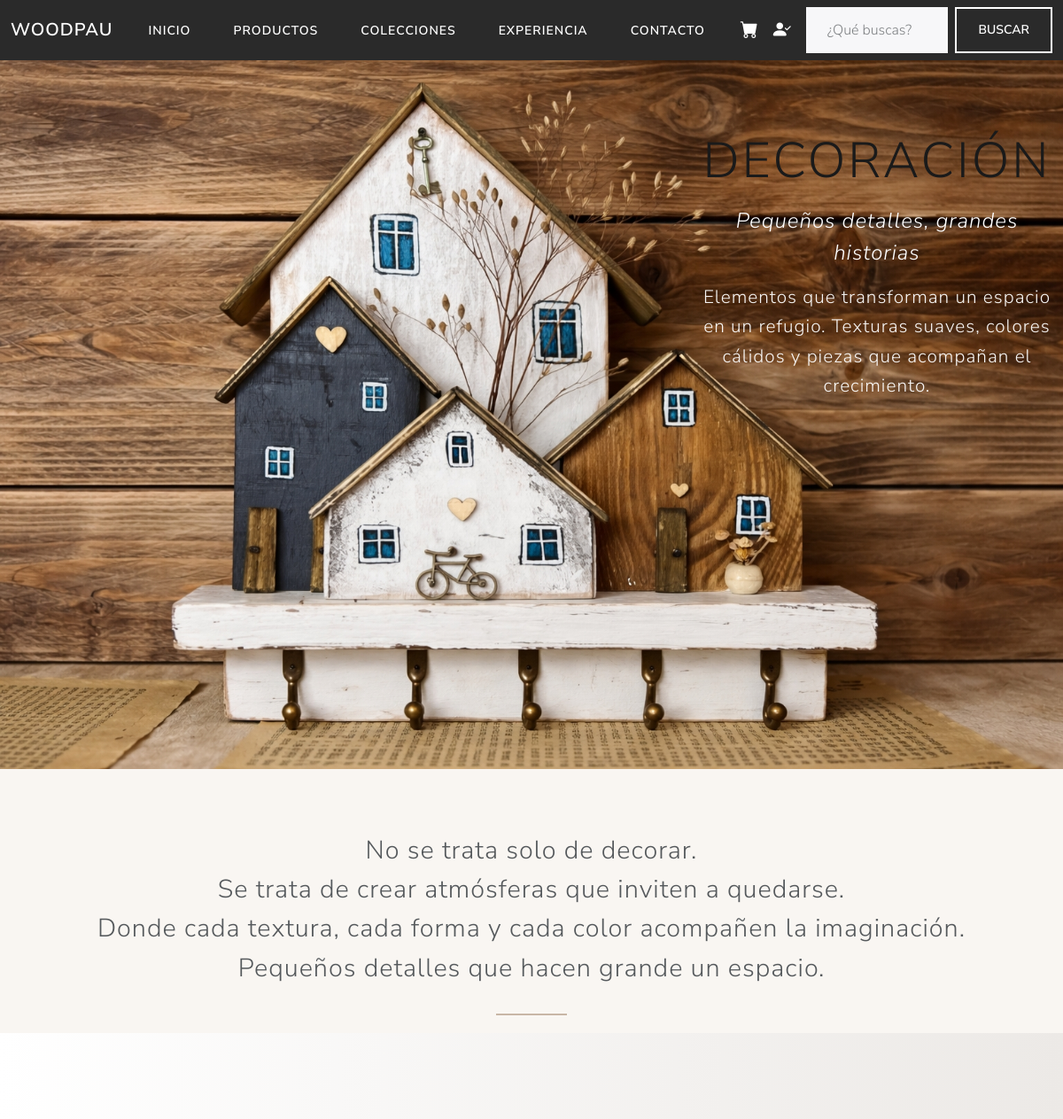
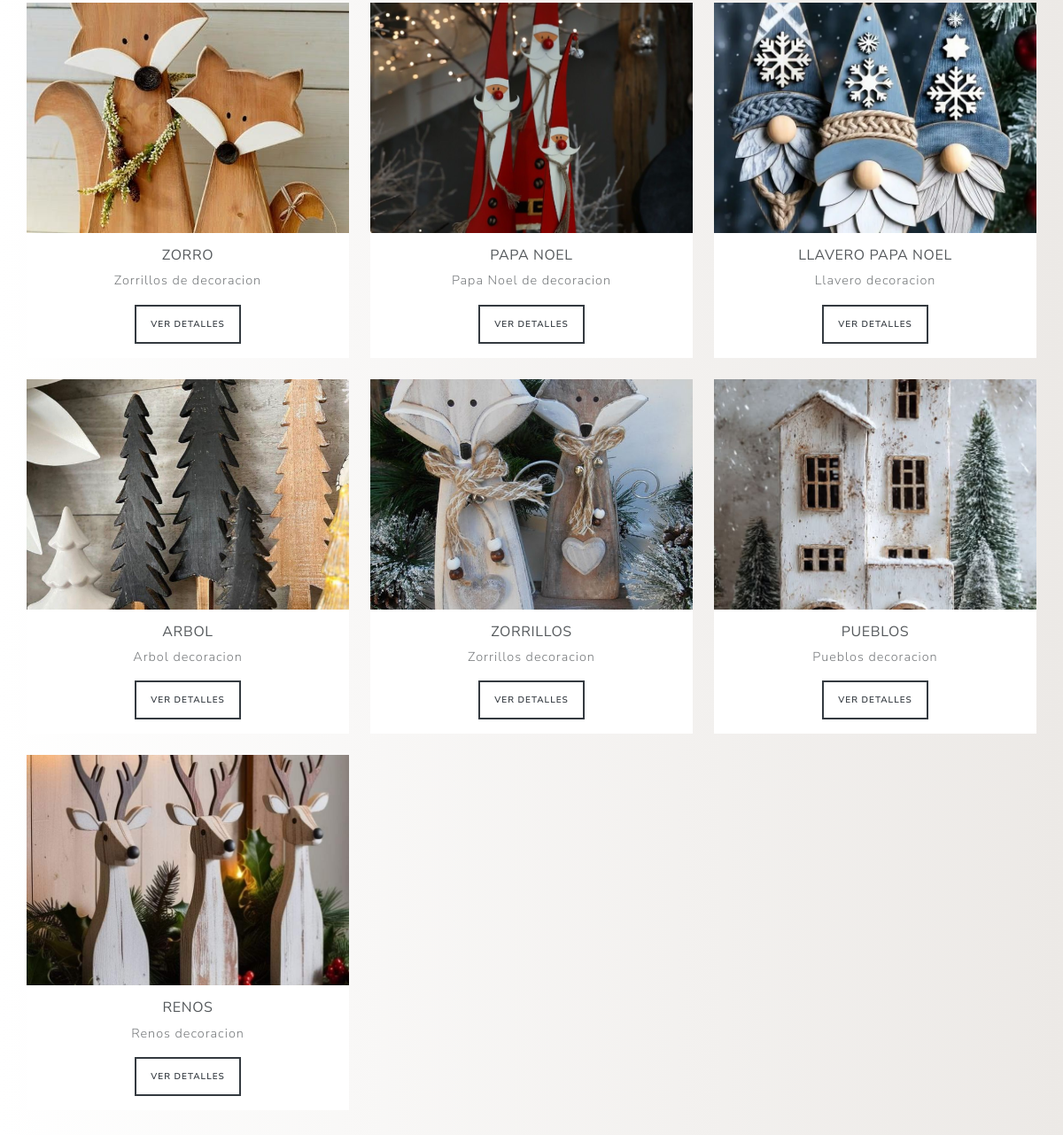
Screenshot of /colecciones/decoracion with the database file from the repository (2 pictures, top to bottom).
### models.py (models this page shows, shortened)
class Producto(Base):
    __tablename__ = "productos"
    __table_args__ = {
        "sqlite_autoincrement": True,
        "comment" : "Tabla de productos"
    }
    id_producto: Mapped[int] = mapped_column(Integer, primary_key=True, autoincrement=True)
    nombre_producto: Mapped[str] = mapped_column(String(50),nullable=False)
    descripcion: Mapped[str] = mapped_column(String(350), nullable=False)
    precio: Mapped[float] = mapped_column(Float, nullable=False)
    stock: Mapped[int] = mapped_column(Integer, nullable=False)
    altura: Mapped[float] = mapped_column(Float, nullable=False)
    ancho: Mapped[float] = mapped_column(Float, nullable=False)
    fondo: Mapped[float] = mapped_column(Float, nullable=False)
    imagenes: Mapped[list["ImagenProducto"]] = relationship("ImagenProducto", back_populates="producto", cascade="all, delete-orphan",lazy="selectin")
    categorias: Mapped[list["Categoria"]] = relationship("Categoria", secondary=producto_categoria, back_populates="productos", lazy="selectin")
    favoritos: Mapped[list["Favorito"]] = relationship("Favorito", back_populates="producto", cascade="all, delete-orphan")
    lineas_pedido: Mapped[list["LineaPedido"]] = relationship("LineaPedido", back_populates="producto", cascade="all, delete-orphan")

class ImagenProducto(Base):
    __tablename__ = "imagenes_productos"
    __table_args__ = {
        "sqlite_autoincrement": True,
        "comment" : "Tabla de imagenes productos"
    }
    id_imagen: Mapped[int] = mapped_column(Integer, primary_key=True, autoincrement=True)
    ruta_imagen: Mapped[str] = mapped_column(String(255), nullable=False)
    es_principal: Mapped[bool] = mapped_column(Boolean, nullable=False)
    producto_id: Mapped[int] = mapped_column(Integer, ForeignKey("productos.id_producto"), nullable=False)
    producto: Mapped["Producto"] = relationship("Producto", back_populates="imagenes")

### main.py (the view)
@app.route("/colecciones/decoracion")
def coleccion_decoracion():
    db = SessionLocal()
    productos = (
        db.query(Producto)
        .options(selectinload(Producto.imagenes))
        .join(Producto.categorias)
        .filter(Categoria.nombre_categoria == "Decoracion")
        .all()
    )
    db.close()
    return render_template("colecciones_decoracion.html", productos=productos)

### main.py (called while the page is built)
@app.context_processor
def inject_usuario():
    usuario = None
    user_id = session.get("usuario_id")
    if user_id:
        usuario = obtener_usuario_por_id(user_id)
    return dict(usuario=usuario)

@app.context_processor
def inject_carrito():
    carrito = session.get("carrito", {})
    total_items = sum(
        item["cantidad"] for item in carrito.values()
    )
    return dict(carrito_items=total_items)

### templates/colecciones_decoracion.html
{% extends "base.html" %}
{% block content %}
<section class="collection-hero hero-decoracion">
  <div class="hero-container">
    <img src="{{ url_for('static', filename='img/llavero_casita_2.jpg') }}" alt="Decoración infantil">
  </div>
  <div class="collection-hero-content">
    <h1>DECORACIÓN</h1>
    <p class="subtitle">Pequeños detalles, grandes historias</p>
    <p class="intro">
      Elementos que transforman un espacio en un refugio.
      Texturas suaves, colores cálidos y piezas que acompañan el crecimiento.
    </p>
  </div>
</section>
<section class="collection-manifesto">
  <p>No se trata solo de decorar.</p>
  <p>Se trata de crear atmósferas que inviten a quedarse.</p>
  <p>Donde cada textura, cada forma y cada color acompañen la imaginación.</p>
  <p>Pequeños detalles que hacen grande un espacio.</p>
</section>
<section class="collection-products container">
  <div class="row g-4">
    {% for producto in productos %}
    <div class="col-12 col-md-6 col-lg-4">
      <div class="card product-card h-100">
        {% if producto.imagenes %}
          <img src="{{ url_for('static', filename=producto.imagenes[0].ruta_imagen) }}"
               class="card-img-top"
               alt="{{ producto.nombre_producto }}">
        {% endif %}
        <div class="card-body text-center">
          <h5 class="card-title">{{ producto.nombre_producto }}</h5>
          <p class="card-text">{{ producto.descripcion }}</p>
          <a href="{{ url_for('producto_detalle', id_producto=producto.id_producto) }}"
             class="btn btn-outline-dark btn-sm">
            Ver detalles
          </a>
        </div>
      </div>
    </div>
    {% endfor %}
  </div>
</section>
{% endblock %}

### static/main.css (style rules this page uses)
body { background: #ECE9E6; background: -webkit-linear-gradient(to right, #FFFFFF, #ECE9E6); background: linear-gradient(to right, #FFFFFF, #ECE9E6); }
.card-img-top { max-height: 380px; width: 100%; object-fit: contain; }
.card { overflow: hidden; }
.product-card { border: none; }
.product-card img { height: 260px; object-fit: cover; }
.collection-hero h1 { font-size: 3rem; margin-bottom: 1rem; }
.subtitle { font-size: 1.4rem; font-style: italic; margin-bottom: 1.5rem; }
.intro { font-size: 1.1rem; line-height: 1.6; }
.collection-manifesto { text-align: center; padding: 70px 20px 20px 20px; font-size: 1.8rem; background: #f9f6f2; }
.collection-manifesto p { margin-bottom: 1px; }
.collection-manifesto::after { content: ""; display: block; width: 80px; height: 2px; background: #c8b6a6; margin: 30px auto 0; }
.collection-hero { position: relative; width: 100%; height: 100vh; overflow: hidden; margin: 0; }
.hero-container { width: 100%; height: 100%; }
.hero-container img { width: 100%; height: 100%; object-fit: cover; display: block; }
.collection-hero h1 { font-size: clamp(3.5rem, 4vw, 3rem); font-weight: 300; }
.subtitle { font-size: 1.5rem; margin-bottom: 1rem; }
.intro { font-size: 1.3rem; line-height: 1.6; opacity: 0.95; }
.collection-hero-content { position: absolute; max-width: 600px; }
.hero-decoracion .collection-hero-content { top: 30%; left: 65%; transform: translateY(-50%); color: white; text-align: center; }
.collection-products { padding: 100px 0; }
.product-card { border: none; transition: transform 0.3s ease, box-shadow 0.3s ease; }
.product-card .card-title { font-weight: 400; letter-spacing: 0.04em; }
.product-card .card-text { font-size: 0.9rem; opacity: 0.8; }

### rows the page displays
Producto: ruta_imagen (picture), nombre_producto "ZORRO", descripcion "Zorrillos de decoracion"
Producto: ruta_imagen (picture), nombre_producto "PAPA NOEL", descripcion "Papa Noel de decoracion"
Producto: ruta_imagen (picture), nombre_producto "LLAVERO PAPA NOEL", descripcion "Llavero decoracion"
Producto: ruta_imagen (picture), nombre_producto "ARBOL", descripcion "Arbol decoracion"
Producto: ruta_imagen (picture), nombre_producto "ZORRILLOS", descripcion "Zorrillos decoracion"
Producto: ruta_imagen (picture), nombre_producto "PUEBLOS", descripcion "Pueblos decoracion"
Producto: ruta_imagen (picture), nombre_producto "RENOS", descripcion "Renos decoracion"
